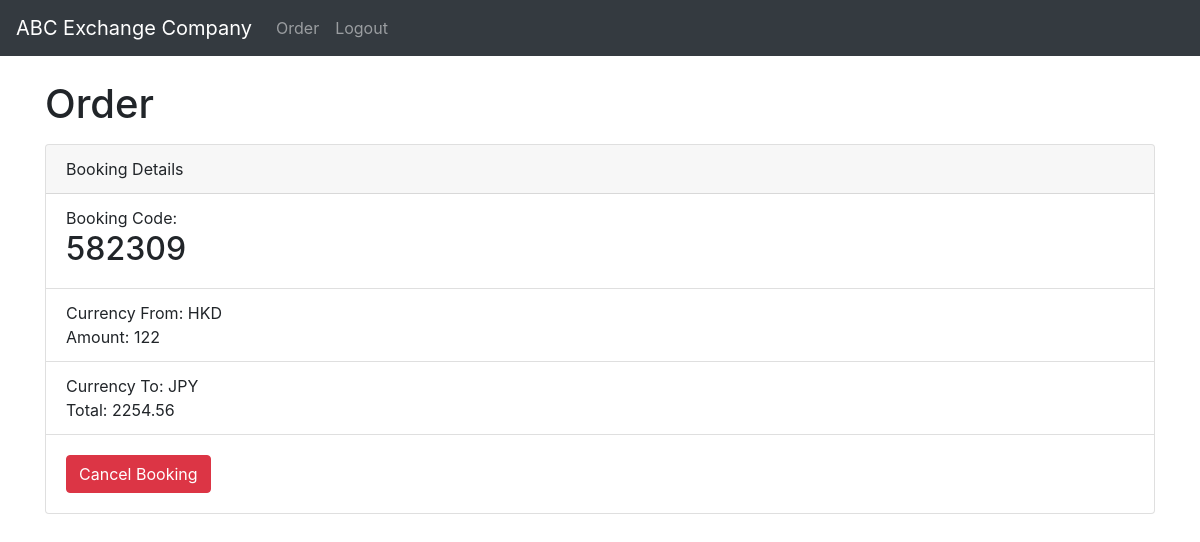
Page /order.php (signed in) on the committed database.
### tables this page shows
CREATE TABLE "bookings" (
	"id"	INTEGER,
	"booking_code"	TEXT,
	"currency_from"	TEXT,
	"currency_to"	TEXT,
	"amount_from"	REAL,
	"amount_to"	REAL,
	"username"	TEXT,
	PRIMARY KEY("id" AUTOINCREMENT)
);

### order.php (the view, shortened to what this page needs)
<?php
include 'header.php';
$db = new SQLite3('database.db');
$username = $_SESSION['username'];
$query = "SELECT * FROM bookings WHERE username = :username";
$stmt = $db->prepare($query);
$stmt->bindValue(':username', $username, SQLITE3_TEXT);
$result = $stmt->execute();
$booking = $result->fetchArray(SQLITE3_ASSOC);
?>
<div class="container">
    <h1 class="mt-4 mb-3">Order</h1>
    <div class="row">
         <?php if ($booking): ?>
            <div class="col-md-12">
            <div class="card">
                <div class="card-header">
                    Booking Details
                </div>
                <ul class="list-group list-group-flush">
                    <li class="list-group-item">Booking Code: <br><h2><?php echo $booking['booking_code']; ?></h2></li>
                    <li class="list-group-item">Currency From: <?php echo $booking['currency_from']; ?><br>Amount: <?php echo $booking['amount_from']; ?></li>
                    <li class="list-group-item">Currency To: <?php echo $booking['currency_to']; ?><br>Total: <?php echo $booking['amount_to']; ?></li>
                </ul>
                <div class="card-body">
                    <form method="post">
                        <button type="submit" class="btn btn-danger">Cancel Booking</button>
                    </form>
                </div>
            </div>
        </div>
              <?php endif; ?>
        </div>
    </div>
<?php
include 'footer.php';
?>

### rows in the picture
bookings: booking_code "582309", currency_from "HKD", amount_from "122", currency_to "JPY", amount_to "2254.56"
